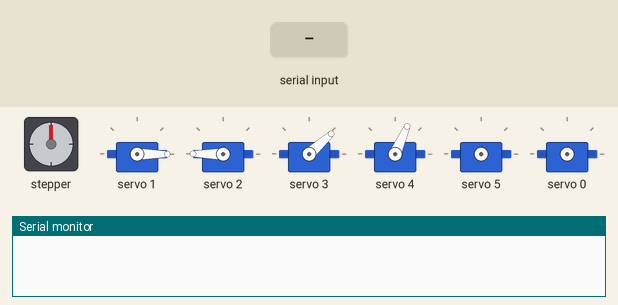
Recording of a sketch running on a simulated Arduino Uno, built with avr-gcc and run on an emulated ATmega328P. Parts: stepper motor, 6 × servo, the last lines printed to the serial monitor. Wiring (inferred from the names in the program): stepper motor driver (120 steps per turn assumed): step pin 5; direction pin 4. Inputs (shaded band) come from the test bench.

Above: at 7.6 s.
7.7 s: "c" received over Serial
At 8.7 s:
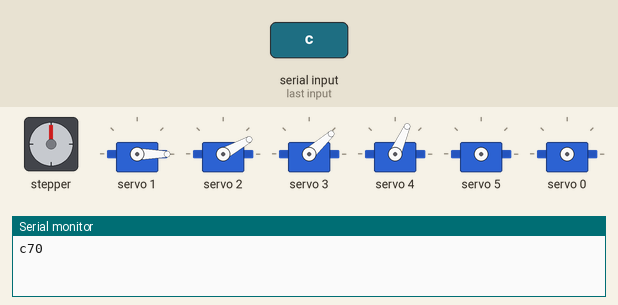
9.2 s: byte 70 ('F') received over Serial
10.7 s: byte 102 ('f') received over Serial
At 11.0 s:
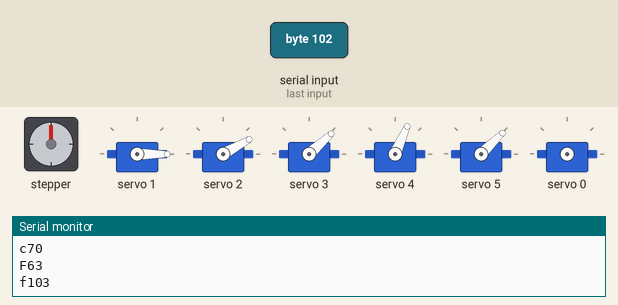
12.2 s: "p" received over Serial
At 13.4 s:
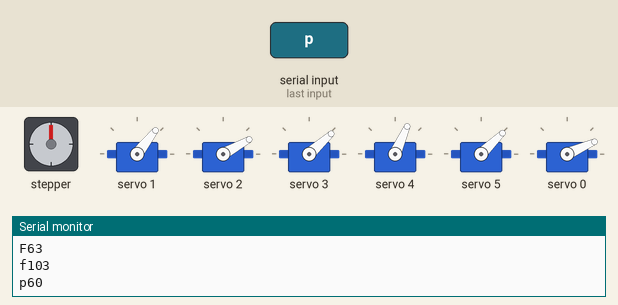
13.7 s: "U" received over Serial
At 14.5 s:
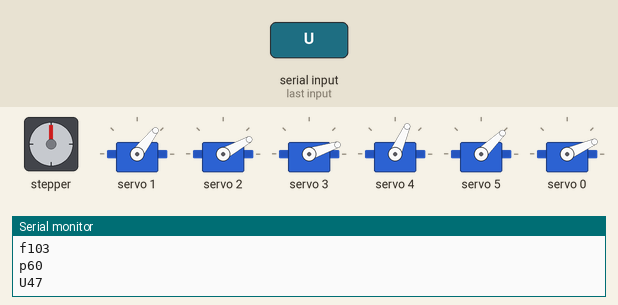
15.2 s: "G" received over Serial
At 15.6 s:
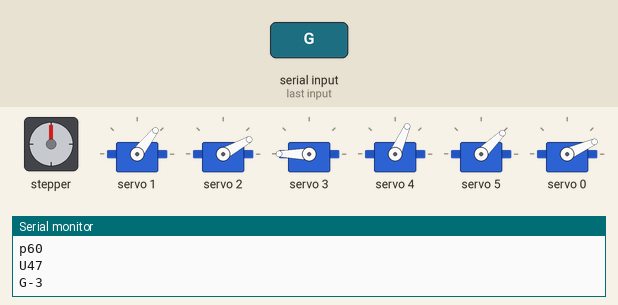
Timing chart, 0 to 17.7 s (numbered marks = the images above; inputs shaded):
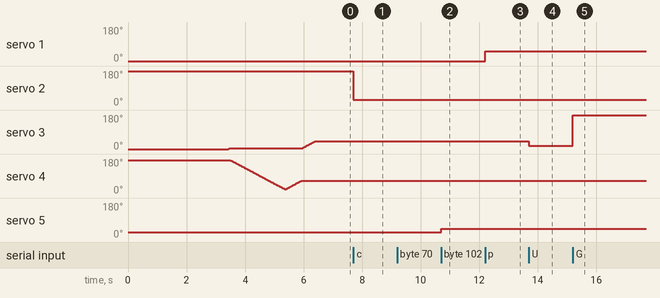

The sketch:

arduino_robot_arm_code.ino
```cpp
/* Include the HCPCA9685 library */
#include <HCPCA9685.h>

/* I2C slave address for the device/module. For the HCMODU0097 the default I2C address
   is 0x40 */
#define  I2CAdd 0x40

/* Create an instance of the library */
HCPCA9685 HCPCA9685(I2CAdd);

//initial parking position of the motor
const int servo_joint_L_parking_pos = 60;
const int servo_joint_R_parking_pos = 60;
const int servo_joint_1_parking_pos = 70;
const int servo_joint_2_parking_pos = 47;
const int servo_joint_3_parking_pos = 63;
const int servo_joint_4_parking_pos = 63;

//Degree of robot servo sensitivity - Intervals
int servo_joint_L_pos_increment = 20;
int servo_joint_R_pos_increment = 20;
int servo_joint_1_pos_increment = 20;
int servo_joint_2_pos_increment = 50;
int servo_joint_3_pos_increment = 60;
int servo_joint_4_pos_increment = 40;

//Keep track of the current value of the motor positions
int servo_joint_L_parking_pos_i = servo_joint_L_parking_pos;
int servo_joint_R_parking_pos_i = servo_joint_R_parking_pos;
int servo_joint_1_parking_pos_i = servo_joint_1_parking_pos;
int servo_joint_2_parking_pos_i = servo_joint_2_parking_pos;
int servo_joint_3_parking_pos_i = servo_joint_3_parking_pos;
int servo_joint_4_parking_pos_i = servo_joint_4_parking_pos;


//Minimum and maximum angle of servo motor
int servo_joint_L_min_pos = 10;
int servo_joint_L_max_pos = 180;

int servo_joint_R_min_pos = 10;
int servo_joint_R_max_pos = 180;

int servo_joint_1_min_pos = 10;
int servo_joint_1_max_pos = 400;

int servo_joint_2_min_pos = 10;
int servo_joint_2_max_pos = 380;

int servo_joint_3_min_pos = 10;
int servo_joint_3_max_pos = 380;

int servo_joint_4_min_pos = 10;
int servo_joint_4_max_pos = 120;

int servo_L_pos = 0;
int servo_R_pos = 0;
int servo_joint_1_pos = 0;
int servo_joint_2_pos = 0;
int servo_joint_3_pos = 0;
int servo_joint_4_pos = 0;

char state = 0; // Changes value from ASCII to char
int response_time = 5;
int response_time_4 = 2;
int loop_check = 0;
int response_time_fast = 20;
int action_delay = 600;

//Posiion of motor for example demos
unsigned int Pos;

// Define pin connections & motor's steps per revolution
const int dirPin = 4;
const int stepPin = 5;
const int stepsPerRevolution = 120;
int stepDelay = 4500;
const int stepsPerRevolutionSmall = 60;
int stepDelaySmall = 9500;

void setup()
{
  // Declare pins as Outputs
  pinMode(stepPin, OUTPUT);
  pinMode(dirPin, OUTPUT);

  /* Initialise the library and set it to 'servo mode' */
  HCPCA9685.Init(SERVO_MODE);

  /* Wake the device up */
  HCPCA9685.Sleep(false);

  Serial.begin(9600); // Initialise default communication rate of the Bluetooth module


  delay(3000);
  wakeUp(); // Uncomment for Example Demo 1
  //flexMotors(); // Uncomment for Example Demo 1

}


void loop() {


  if (Serial.available() > 0) { // Checks whether data is coming from the serial port

    state = Serial.read(); // Reads the data from the serial port
    Serial.print(state); // Prints out the value sent


    //For the naming of the motors, refer to the article / tutorial
    //Move (Base Rotation) Stepper Motor Left
    if (state == 'S') {
      baseRotateLeft();
      delay(response_time);
    }

    //Move (Base Rotation) Stepper Motor Right
    if (state == 'O') {
      baseRotateRight();
      delay(response_time);
    }


    //Move Shoulder Down
    if (state == 'c') {

      shoulderServoForward();
      delay(response_time);

    }

    //Move Shoulder Up
    if (state == 'C') {

      shoulderServoBackward();
      delay(response_time);

    }

    //Move Elbow Down
    if (state == 'p') {

      elbowServoForward();
      delay(response_time);

    }

    //Move Elbow Up
    if (state == 'P') {

      elbowServoBackward();
      delay(response_time);

    }


    //Move Wrist 1 UP
    if (state == 'U') {

      wristServo1Backward();
      delay(response_time);
    }

    //Move Move Wrist 1 Down
    if (state == 'G') {

      wristServo1Forward();
      delay(response_time);

    }


    //Move Wrist 2 Clockwise
    if (state == 'R') {

      wristServoCW();
      delay(response_time);

    }

    //Move Wrist 2 Counter-CW
    if (state == 'L') {

      wristServoCCW();
      delay(response_time);

    }


    //Open Claw Grip
    if (state == 'F') {
      gripperServoBackward();
      delay(response_time);

    }

    //Close Claw Grip
    if (state == 'f') {
      gripperServoForward();
      delay(response_time);
    }


  }
}

//Boiler plate function - These functions move the servo motors in a specific direction for a duration.

void gripperServoForward() {

  if (servo_joint_4_parking_pos_i > servo_joint_4_min_pos) {
    HCPCA9685.Servo(5, servo_joint_4_parking_pos_i);
    delay(response_time); //Delay the time takee to turn the servo by the given increment
    Serial.println(servo_joint_4_parking_pos_i);
    servo_joint_4_parking_pos_i = servo_joint_4_parking_pos_i - servo_joint_4_pos_increment;

  }
}

void gripperServoBackward() {

  if (servo_joint_4_parking_pos_i < servo_joint_4_max_pos) {
    HCPCA9685.Servo(5, servo_joint_4_parking_pos_i);
    delay(response_time);
    Serial.println(servo_joint_4_parking_pos_i);
    servo_joint_4_parking_pos_i = servo_joint_4_parking_pos_i + servo_joint_4_pos_increment;

  }

}

void wristServoCW() {

  if (servo_joint_3_parking_pos_i > servo_joint_3_min_pos) {
    HCPCA9685.Servo(4, servo_joint_3_parking_pos_i);
    delay(response_time_4);
    Serial.println(servo_joint_3_parking_pos_i);
    servo_joint_3_parking_pos_i = servo_joint_3_parking_pos_i - servo_joint_3_pos_increment;

  }

}

void wristServoCCW() {

  if (servo_joint_3_parking_pos_i < servo_joint_3_max_pos) {
    HCPCA9685.Servo(4, servo_joint_3_parking_pos_i);
    delay(response_time_4);
    Serial.println(servo_joint_3_parking_pos_i);
    servo_joint_3_parking_pos_i = servo_joint_3_parking_pos_i + servo_joint_3_pos_increment;

  }

}

void wristServo1Forward() {

  if (servo_joint_2_parking_pos_i < servo_joint_2_max_pos) {
    HCPCA9685.Servo(3, servo_joint_2_parking_pos_i);
    delay(response_time);
    Serial.println(servo_joint_2_parking_pos_i);

    servo_joint_2_parking_pos_i = servo_joint_2_parking_pos_i + servo_joint_2_pos_increment;

  }


}

void wristServo1Backward() {

  if (servo_joint_2_parking_pos_i > servo_joint_2_min_pos) {
    HCPCA9685.Servo(3, servo_joint_2_parking_pos_i);
    delay(response_time);
    Serial.println(servo_joint_2_parking_pos_i);

    servo_joint_2_parking_pos_i = servo_joint_2_parking_pos_i - servo_joint_2_pos_increment;

  }

}


void elbowServoForward() {

  if (servo_joint_L_parking_pos_i < servo_joint_L_max_pos) {
    HCPCA9685.Servo(0, servo_joint_L_parking_pos_i);
    HCPCA9685.Servo(1, (servo_joint_L_max_pos - servo_joint_L_parking_pos_i));

    delay(response_time);
    Serial.println(servo_joint_L_parking_pos_i);

    servo_joint_L_parking_pos_i = servo_joint_L_parking_pos_i + servo_joint_L_pos_increment;
    servo_joint_R_parking_pos_i = servo_joint_L_max_pos - servo_joint_L_parking_pos_i;

  }
}

void elbowServoBackward() {
  if (servo_joint_L_parking_pos_i > servo_joint_L_min_pos) {
    HCPCA9685.Servo(0, servo_joint_L_parking_pos_i);
    HCPCA9685.Servo(1, (servo_joint_L_max_pos - servo_joint_L_parking_pos_i));

    delay(response_time);
    Serial.println(servo_joint_L_parking_pos_i);


    servo_joint_L_parking_pos_i = servo_joint_L_parking_pos_i - servo_joint_L_pos_increment;
    servo_joint_R_parking_pos_i = servo_joint_L_max_pos - servo_joint_L_parking_pos_i;

  }

}

void shoulderServoForward() {

  if (servo_joint_1_parking_pos_i < servo_joint_1_max_pos) {
    HCPCA9685.Servo(2, servo_joint_1_parking_pos_i);
    delay(response_time);
    Serial.println(servo_joint_1_parking_pos_i);

    servo_joint_1_parking_pos_i = servo_joint_1_parking_pos_i + servo_joint_1_pos_increment;

  }

}

void shoulderServoBackward() {


  if (servo_joint_1_parking_pos_i > servo_joint_1_min_pos) {
    HCPCA9685.Servo(2, servo_joint_1_parking_pos_i);
    delay(response_time);
    Serial.println(servo_joint_1_parking_pos_i);

    servo_joint_1_parking_pos_i = servo_joint_1_parking_pos_i - servo_joint_1_pos_increment;

  }
}

void baseRotateLeft() {
  //clockwise
  digitalWrite(dirPin, HIGH);
  // Spin motor
  for (int x = 0; x < stepsPerRevolution; x++)
  {
    digitalWrite(stepPin, HIGH);
    delayMicroseconds(stepDelay);
    digitalWrite(stepPin, LOW);
    delayMicroseconds(stepDelay);
  }
  delay(response_time); // Wait a second
}


void baseRotateRight() {

  //counterclockwise
  digitalWrite(dirPin, LOW);
  // Spin motor
  for (int x = 0; x < stepsPerRevolution; x++)
  {
    digitalWrite(stepPin, HIGH);
    delayMicroseconds(stepDelay);
    digitalWrite(stepPin, LOW);
    delayMicroseconds(stepDelay);
  }
  delay(response_time); // Wait a second
}

void wakeUp() {

  //Pre-Program Function - Wake Up Robot on Start

  if (loop_check == 0) {

    //    //Shoulder Raise
    for (Pos = 0; Pos < 10; Pos++)
    {

      HCPCA9685.Servo(1, Pos);
      delay(response_time_fast);
    }

    //  //Move Elbow Backwards
    for (Pos = 400; Pos > 390; Pos--)
    {

      HCPCA9685.Servo(2, Pos);

      delay(response_time_fast);
    }

    //Move Wrist 1 Forward
    for (Pos = 10; Pos < 20; Pos++)
    {
      HCPCA9685.Servo(3, Pos);
      delay(response_time);
    }

    //Move Wrist 2 Backwards
    for (Pos = 380; Pos > 50; Pos--)
    {
      HCPCA9685.Servo(4, Pos);
      delay(response_time);
    }

    //Move Wrist 2 Backwards
    for (Pos = 50; Pos < 150; Pos++)
    {
      HCPCA9685.Servo(4, Pos);
      delay(response_time);
    }

    //Move Wrist 1 Forward
    for (Pos = 19; Pos < 100; Pos++)
    {
      HCPCA9685.Servo(3, Pos);
      delay(response_time);
    }
    loop_check = 0;

  }
}

void flexMotors() {

  //Example Demo Pre-program Function to Make Robot Wake Up (Motor by Motor)

  if (loop_check == 0) {

    delay(action_delay);

    //Move Wrist 1 Forward
    for (Pos = 100; Pos > 10; Pos--)
    {
      HCPCA9685.Servo(3, Pos);
      delay(10);
    }

    delay(action_delay);

    //Move Wrist 1 Forward
    for (Pos = 10; Pos < 70; Pos++)
    {
      HCPCA9685.Servo(3, Pos);
      delay(10);
    }

    delay(action_delay);

    baseRotateLeft();
    delay(action_delay);


    //Move Wrist 2 Backwards
    for (Pos = 200; Pos < 380; Pos++)
    {
      HCPCA9685.Servo(4, Pos);
      delay(10);
    }

    delay(action_delay);

    loop_check = 1;


  }
}
```

Measured:
- after the input at 7.7 s, servo 2: 180° → 29° at once
- after the input at 10.7 s, servo 5: 25° → 44° at once
- after the input at 12.2 s, servo 1: 0° → 52° at once
- after the input at 13.7 s, servo 3: 42° → 18° at once
- after the input at 15.2 s, servo 3: 18° → 180° at once
